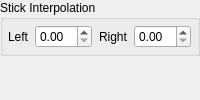
              <widget class="QWidget" name="keyboard_page">
               <layout class="QVBoxLayout" name="keyboard_page_layout">
                <property name="leftMargin">
                 <number>0</number>
                </property>
                <property name="topMargin">
                 <number>0</number>
                </property>
                <property name="rightMargin">
                 <number>0</number>
                </property>
                <property name="bottomMargin">
                 <number>0</number>
                </property>
                <item>
                 <widget class="QGroupBox" name="gb_stick_lerp">
                  <property name="title">
                   <string>Stick Interpolation</string>
                  </property>
                  <layout class="QHBoxLayout" name="gb_stick_lerp_layout">
                   <property name="leftMargin">
                    <number>5</number>
                   </property>
                   <property name="topMargin">
                    <number>5</number>
                   </property>
                   <property name="rightMargin">
                    <number>5</number>
                   </property>
                   <property name="bottomMargin">
                    <number>5</number>
                   </property>
                   <item>
                    <widget class="QLabel" name="left_stick_lerp_label">
                     <property name="text">
                      <string comment="Analog stick">Left</string>
                     </property>
                    </widget>
                   </item>
                   <item>
                    <widget class="QDoubleSpinBox" name="left_stick_lerp">
                     <property name="singleStep">
                      <double>0.100000000000000</double>
                     </property>
                    </widget>
                   </item>
                   <item>
                    <spacer name="horizontalSpacer_27">
                     <property name="orientation">
                      <enum>Qt::Orientation::Horizontal</enum>
                     </property>
                     <property name="sizeType">
                      <enum>QSizePolicy::Policy::MinimumExpanding</enum>
                     </property>
                     <property name="sizeHint" stdset="0">
                      <size>
                       <width>0</width>
                       <height>0</height>
                      </size>
                     </property>
                    </spacer>
                   </item>
                   <item>
                    <widget class="QLabel" name="right_stick_lerp_label">
                     <property name="text">
                      <string comment="Analog stick">Right</string>
                     </property>
                    </widget>
                   </item>
                   <item>
                    <widget class="QDoubleSpinBox" name="right_stick_lerp">
                     <property name="singleStep">
                      <double>0.100000000000000</double>
                     </property>
                    </widget>
                   </item>
                   <item>
                    <spacer name="horizontalSpacer_28">
                     <property name="orientation">
                      <enum>Qt::Orientation::Horizontal</enum>
                     </property>
                     <property name="sizeType">
                      <enum>QSizePolicy::Policy::MinimumExpanding</enum>
                     </property>
                     <property name="sizeHint" stdset="0">
                      <size>
                       <width>0</width>
                       <height>0</height>
                      </size>
                     </property>
                    </spacer>
                   </item>
                  </layout>
                 </widget>
                </item>
                <item>
                 <spacer name="keyboard_page_spacer">
                  <property name="orientation">
                   <enum>Qt::Orientation::Vertical</enum>
                  </property>
                  <property name="sizeType">
                   <enum>QSizePolicy::Policy::MinimumExpanding</enum>
                  </property>
                  <property name="sizeHint" stdset="0">
                   <size>
                    <width>0</width>
                    <height>0</height>
                   </size>
                  </property>
                 </spacer>
                </item>
               </layout>
              </widget>
